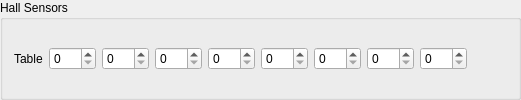
               <widget class="QGroupBox" name="groupBox_46">
                <property name="title">
                 <string>Hall Sensors</string>
                </property>
                <layout class="QHBoxLayout" name="horizontalLayout_45">
                 <item>
                  <widget class="QLabel" name="label_95">
                   <property name="text">
                    <string>Table</string>
                   </property>
                  </widget>
                 </item>
                 <item>
                  <widget class="QSpinBox" name="mcconfFocHallTab0Box">
                   <property name="maximum">
                    <number>255</number>
                   </property>
                  </widget>
                 </item>
                 <item>
                  <widget class="QSpinBox" name="mcconfFocHallTab1Box">
                   <property name="maximum">
                    <number>255</number>
                   </property>
                  </widget>
                 </item>
                 <item>
                  <widget class="QSpinBox" name="mcconfFocHallTab2Box">
                   <property name="maximum">
                    <number>255</number>
                   </property>
                  </widget>
                 </item>
                 <item>
                  <widget class="QSpinBox" name="mcconfFocHallTab3Box">
                   <property name="maximum">
                    <number>255</number>
                   </property>
                  </widget>
                 </item>
                 <item>
                  <widget class="QSpinBox" name="mcconfFocHallTab4Box">
                   <property name="maximum">
                    <number>255</number>
                   </property>
                  </widget>
                 </item>
                 <item>
                  <widget class="QSpinBox" name="mcconfFocHallTab5Box">
                   <property name="maximum">
                    <number>255</number>
                   </property>
                  </widget>
                 </item>
                 <item>
                  <widget class="QSpinBox" name="mcconfFocHallTab6Box">
                   <property name="maximum">
                    <number>255</number>
                   </property>
                  </widget>
                 </item>
                 <item>
                  <widget class="QSpinBox" name="mcconfFocHallTab7Box">
                   <property name="maximum">
                    <number>255</number>
                   </property>
                  </widget>
                 </item>
                 <item>
                  <spacer name="horizontalSpacer_23">
                   <property name="orientation">
                    <enum>Qt::Horizontal</enum>
                   </property>
                   <property name="sizeHint" stdset="0">
                    <size>
                     <width>40</width>
                     <height>20</height>
                    </size>
                   </property>
                  </spacer>
                 </item>
                </layout>
               </widget>
